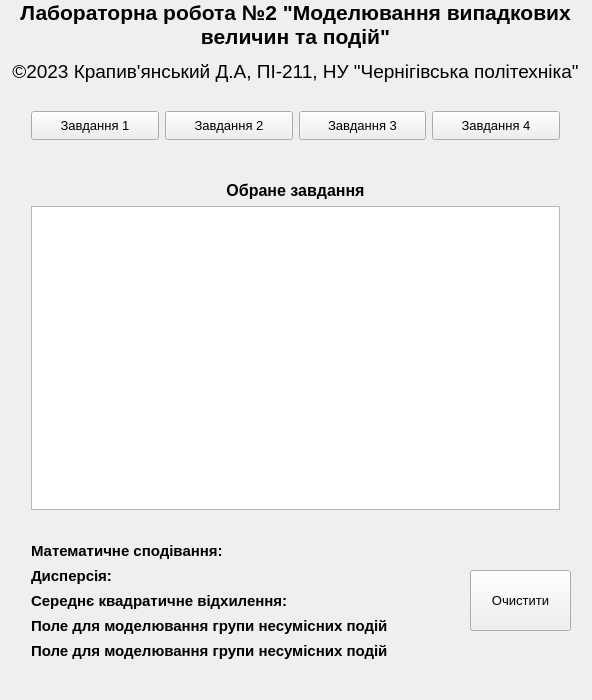
<?xml version="1.0" encoding="UTF-8"?>
<ui version="4.0">
 <class>MainWindow</class>
 <widget class="QMainWindow" name="MainWindow">
  <property name="geometry">
   <rect>
    <x>0</x>
    <y>0</y>
    <width>592</width>
    <height>700</height>
   </rect>
  </property>
  <property name="windowTitle">
   <string>MainWindow</string>
  </property>
  <widget class="QWidget" name="centralWidget">
   <widget class="QLabel" name="Author">
    <property name="geometry">
     <rect>
      <x>0</x>
      <y>60</y>
      <width>591</width>
      <height>23</height>
     </rect>
    </property>
    <property name="palette">
     <palette>
      <active>
       <colorrole role="WindowText">
        <brush brushstyle="SolidPattern">
         <color alpha="255">
          <red>0</red>
          <green>0</green>
          <blue>0</blue>
         </color>
        </brush>
       </colorrole>
      </active>
      <inactive>
       <colorrole role="WindowText">
        <brush brushstyle="SolidPattern">
         <color alpha="255">
          <red>0</red>
          <green>0</green>
          <blue>0</blue>
         </color>
        </brush>
       </colorrole>
      </inactive>
      <disabled>
       <colorrole role="WindowText">
        <brush brushstyle="SolidPattern">
         <color alpha="255">
          <red>120</red>
          <green>120</green>
          <blue>120</blue>
         </color>
        </brush>
       </colorrole>
      </disabled>
     </palette>
    </property>
    <property name="font">
     <font>
      <family>Arial</family>
      <pointsize>14</pointsize>
      <weight>50</weight>
      <italic>false</italic>
      <bold>false</bold>
     </font>
    </property>
    <property name="text">
     <string>©2023 Крапив'янський Д.А, ПІ-211, НУ &quot;Чернігівська політехніка&quot;</string>
    </property>
    <property name="alignment">
     <set>Qt::AlignCenter</set>
    </property>
   </widget>
   <widget class="QLabel" name="Title">
    <property name="geometry">
     <rect>
      <x>0</x>
      <y>0</y>
      <width>591</width>
      <height>49</height>
     </rect>
    </property>
    <property name="palette">
     <palette>
      <active>
       <colorrole role="WindowText">
        <brush brushstyle="SolidPattern">
         <color alpha="255">
          <red>0</red>
          <green>0</green>
          <blue>0</blue>
         </color>
        </brush>
       </colorrole>
      </active>
      <inactive>
       <colorrole role="WindowText">
        <brush brushstyle="SolidPattern">
         <color alpha="255">
          <red>0</red>
          <green>0</green>
          <blue>0</blue>
         </color>
        </brush>
       </colorrole>
      </inactive>
      <disabled>
       <colorrole role="WindowText">
        <brush brushstyle="SolidPattern">
         <color alpha="255">
          <red>120</red>
          <green>120</green>
          <blue>120</blue>
         </color>
        </brush>
       </colorrole>
      </disabled>
     </palette>
    </property>
    <property name="font">
     <font>
      <family>Arial</family>
      <pointsize>16</pointsize>
      <weight>75</weight>
      <bold>true</bold>
     </font>
    </property>
    <property name="text">
     <string>Лабораторна робота №2 &quot;Моделювання випадкових величин та подій&quot;</string>
    </property>
    <property name="textFormat">
     <enum>Qt::AutoText</enum>
    </property>
    <property name="alignment">
     <set>Qt::AlignCenter</set>
    </property>
    <property name="wordWrap">
     <bool>true</bool>
    </property>
   </widget>
   <widget class="QWidget" name="horizontalLayoutWidget">
    <property name="geometry">
     <rect>
      <x>20</x>
      <y>100</y>
      <width>551</width>
      <height>51</height>
     </rect>
    </property>
    <layout class="QHBoxLayout" name="horizontalLayoutButtons">
     <property name="sizeConstraint">
      <enum>QLayout::SetDefaultConstraint</enum>
     </property>
     <item>
      <widget class="QPushButton" name="pushButtonTask1">
       <property name="sizePolicy">
        <sizepolicy hsizetype="Preferred" vsizetype="Preferred">
         <horstretch>0</horstretch>
         <verstretch>0</verstretch>
        </sizepolicy>
       </property>
       <property name="font">
        <font>
         <pointsize>10</pointsize>
        </font>
       </property>
       <property name="text">
        <string>Завдання 1</string>
       </property>
      </widget>
     </item>
     <item>
      <widget class="QPushButton" name="pushButtonTask2">
       <property name="sizePolicy">
        <sizepolicy hsizetype="Minimum" vsizetype="Preferred">
         <horstretch>0</horstretch>
         <verstretch>0</verstretch>
        </sizepolicy>
       </property>
       <property name="font">
        <font>
         <pointsize>10</pointsize>
        </font>
       </property>
       <property name="text">
        <string>Завдання 2</string>
       </property>
      </widget>
     </item>
     <item>
      <widget class="QPushButton" name="pushButtonTask3">
       <property name="sizePolicy">
        <sizepolicy hsizetype="Minimum" vsizetype="Preferred">
         <horstretch>0</horstretch>
         <verstretch>0</verstretch>
        </sizepolicy>
       </property>
       <property name="font">
        <font>
         <pointsize>10</pointsize>
        </font>
       </property>
       <property name="text">
        <string>Завдання 3</string>
       </property>
      </widget>
     </item>
     <item>
      <widget class="QPushButton" name="pushButtonTask4">
       <property name="sizePolicy">
        <sizepolicy hsizetype="Minimum" vsizetype="Preferred">
         <horstretch>0</horstretch>
         <verstretch>0</verstretch>
        </sizepolicy>
       </property>
       <property name="font">
        <font>
         <pointsize>10</pointsize>
        </font>
       </property>
       <property name="text">
        <string>Завдання 4</string>
       </property>
      </widget>
     </item>
    </layout>
   </widget>
   <widget class="QWidget" name="verticalLayoutWidget">
    <property name="geometry">
     <rect>
      <x>20</x>
      <y>170</y>
      <width>551</width>
      <height>351</height>
     </rect>
    </property>
    <layout class="QVBoxLayout" name="verticalLayoutList">
     <property name="sizeConstraint">
      <enum>QLayout::SetDefaultConstraint</enum>
     </property>
     <item>
      <widget class="QLabel" name="labelChoosedTask">
       <property name="sizePolicy">
        <sizepolicy hsizetype="Preferred" vsizetype="Preferred">
         <horstretch>0</horstretch>
         <verstretch>0</verstretch>
        </sizepolicy>
       </property>
       <property name="font">
        <font>
         <pointsize>12</pointsize>
         <weight>75</weight>
         <bold>true</bold>
        </font>
       </property>
       <property name="layoutDirection">
        <enum>Qt::LeftToRight</enum>
       </property>
       <property name="text">
        <string>Обране завдання</string>
       </property>
       <property name="alignment">
        <set>Qt::AlignCenter</set>
       </property>
      </widget>
     </item>
     <item>
      <widget class="QTableWidget" name="tableWidgetRandom">
       <attribute name="horizontalHeaderDefaultSectionSize">
        <number>53</number>
       </attribute>
      </widget>
     </item>
    </layout>
   </widget>
   <widget class="QPushButton" name="pushButtonClear">
    <property name="geometry">
     <rect>
      <x>470</x>
      <y>570</y>
      <width>101</width>
      <height>61</height>
     </rect>
    </property>
    <property name="sizePolicy">
     <sizepolicy hsizetype="Minimum" vsizetype="Preferred">
      <horstretch>0</horstretch>
      <verstretch>0</verstretch>
     </sizepolicy>
    </property>
    <property name="font">
     <font>
      <pointsize>10</pointsize>
     </font>
    </property>
    <property name="text">
     <string>Очистити</string>
    </property>
   </widget>
   <widget class="QWidget" name="verticalLayoutWidget_2">
    <property name="geometry">
     <rect>
      <x>20</x>
      <y>530</y>
      <width>431</width>
      <height>141</height>
     </rect>
    </property>
    <layout class="QVBoxLayout" name="verticalLayoutMath">
     <item>
      <widget class="QLabel" name="labelMathExpectation">
       <property name="font">
        <font>
         <family>MS Shell Dlg 2</family>
         <pointsize>11</pointsize>
         <weight>75</weight>
         <bold>true</bold>
        </font>
       </property>
       <property name="text">
        <string>Математичне сподівання:</string>
       </property>
      </widget>
     </item>
     <item>
      <widget class="QLabel" name="labelMathDispertion">
       <property name="font">
        <font>
         <family>MS Shell Dlg 2</family>
         <pointsize>11</pointsize>
         <weight>75</weight>
         <bold>true</bold>
        </font>
       </property>
       <property name="text">
        <string>Дисперсія:</string>
       </property>
      </widget>
     </item>
     <item>
      <widget class="QLabel" name="labelMathDeviation">
       <property name="font">
        <font>
         <family>MS Shell Dlg 2</family>
         <pointsize>11</pointsize>
         <weight>75</weight>
         <bold>true</bold>
        </font>
       </property>
       <property name="text">
        <string>Середнє квадратичне відхилення:</string>
       </property>
      </widget>
     </item>
     <item>
      <widget class="QLabel" name="labelIncompatibleEvents">
       <property name="font">
        <font>
         <family>MS Shell Dlg 2</family>
         <pointsize>11</pointsize>
         <weight>75</weight>
         <bold>true</bold>
        </font>
       </property>
       <property name="text">
        <string>Поле для моделювання групи несумісних подій</string>
       </property>
      </widget>
     </item>
     <item>
      <widget class="QLabel" name="labelIncompatibleEventsChoice">
       <property name="font">
        <font>
         <family>MS Shell Dlg 2</family>
         <pointsize>11</pointsize>
         <weight>75</weight>
         <bold>true</bold>
        </font>
       </property>
       <property name="text">
        <string>Поле для моделювання групи несумісних подій</string>
       </property>
      </widget>
     </item>
    </layout>
   </widget>
  </widget>
  <widget class="QMenuBar" name="menuBar">
   <property name="geometry">
    <rect>
     <x>0</x>
     <y>0</y>
     <width>592</width>
     <height>21</height>
    </rect>
   </property>
  </widget>
 </widget>
 <layoutdefault spacing="6" margin="11"/>
 <resources/>
 <connections/>
</ui>
